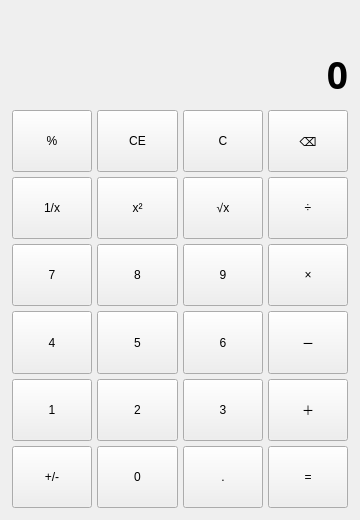
<?xml version="1.0" encoding="UTF-8"?>
<ui version="4.0">
 <class>MainWindow</class>
 <widget class="QMainWindow" name="MainWindow">
  <property name="geometry">
   <rect>
    <x>0</x>
    <y>0</y>
    <width>360</width>
    <height>520</height>
   </rect>
  </property>
  <property name="minimumSize">
   <size>
    <width>320</width>
    <height>460</height>
   </size>
  </property>
  <property name="windowTitle">
   <string>计算器-赖俊达2024414290312</string>
  </property>
  <widget class="QWidget" name="centralwidget">
   <layout class="QVBoxLayout" name="verticalLayoutMain">
    <property name="spacing">
     <number>6</number>
    </property>
    <property name="leftMargin">
     <number>12</number>
    </property>
    <property name="topMargin">
     <number>12</number>
    </property>
    <property name="rightMargin">
     <number>12</number>
    </property>
    <property name="bottomMargin">
     <number>12</number>
    </property>
    <item>
     <widget class="QLabel" name="labelExpression">
      <property name="minimumSize">
       <size>
        <width>0</width>
        <height>26</height>
       </size>
      </property>
      <property name="font">
       <font>
        <family>Microsoft YaHei</family>
        <pointsize>12</pointsize>
       </font>
      </property>
      <property name="alignment">
       <set>Qt::AlignRight|Qt::AlignTrailing|Qt::AlignVCenter</set>
      </property>
      <property name="text">
       <string/>
      </property>
     </widget>
    </item>
    <item>
     <widget class="QLabel" name="labelDisplay">
      <property name="minimumSize">
       <size>
        <width>0</width>
        <height>60</height>
       </size>
      </property>
      <property name="font">
       <font>
        <family>Microsoft YaHei</family>
        <pointsize>28</pointsize>
        <bold>true</bold>
       </font>
      </property>
      <property name="alignment">
       <set>Qt::AlignRight|Qt::AlignTrailing|Qt::AlignVCenter</set>
      </property>
      <property name="text">
       <string>0</string>
      </property>
     </widget>
    </item>
    <item>
     <layout class="QGridLayout" name="gridLayoutButtons">
      <property name="spacing">
       <number>5</number>
      </property>
      <!-- Row 0: %, CE, C, Backspace -->
      <item row="0" column="0">
       <widget class="QPushButton" name="btnPercent">
        <property name="sizePolicy">
         <sizepolicy hsizetype="Expanding" vsizetype="Expanding">
          <horstretch>0</horstretch>
          <verstretch>0</verstretch>
         </sizepolicy>
        </property>
        <property name="focusPolicy">
         <enum>Qt::NoFocus</enum>
        </property>
        <property name="text">
         <string>%</string>
        </property>
       </widget>
      </item>
      <item row="0" column="1">
       <widget class="QPushButton" name="btnCE">
        <property name="sizePolicy">
         <sizepolicy hsizetype="Expanding" vsizetype="Expanding">
          <horstretch>0</horstretch>
          <verstretch>0</verstretch>
         </sizepolicy>
        </property>
        <property name="focusPolicy">
         <enum>Qt::NoFocus</enum>
        </property>
        <property name="text">
         <string>CE</string>
        </property>
       </widget>
      </item>
      <item row="0" column="2">
       <widget class="QPushButton" name="btnC">
        <property name="sizePolicy">
         <sizepolicy hsizetype="Expanding" vsizetype="Expanding">
          <horstretch>0</horstretch>
          <verstretch>0</verstretch>
         </sizepolicy>
        </property>
        <property name="focusPolicy">
         <enum>Qt::NoFocus</enum>
        </property>
        <property name="text">
         <string>C</string>
        </property>
       </widget>
      </item>
      <item row="0" column="3">
       <widget class="QPushButton" name="btnBackspace">
        <property name="sizePolicy">
         <sizepolicy hsizetype="Expanding" vsizetype="Expanding">
          <horstretch>0</horstretch>
          <verstretch>0</verstretch>
         </sizepolicy>
        </property>
        <property name="focusPolicy">
         <enum>Qt::NoFocus</enum>
        </property>
        <property name="text">
         <string>⌫</string>
        </property>
       </widget>
      </item>

      <!-- Row 1: 1/x, x², √x, ÷ -->
      <item row="1" column="0">
       <widget class="QPushButton" name="btnReciprocal">
        <property name="sizePolicy">
         <sizepolicy hsizetype="Expanding" vsizetype="Expanding">
          <horstretch>0</horstretch>
          <verstretch>0</verstretch>
         </sizepolicy>
        </property>
        <property name="focusPolicy">
         <enum>Qt::NoFocus</enum>
        </property>
        <property name="text">
         <string>1/x</string>
        </property>
       </widget>
      </item>
      <item row="1" column="1">
       <widget class="QPushButton" name="btnSquare">
        <property name="sizePolicy">
         <sizepolicy hsizetype="Expanding" vsizetype="Expanding">
          <horstretch>0</horstretch>
          <verstretch>0</verstretch>
         </sizepolicy>
        </property>
        <property name="focusPolicy">
         <enum>Qt::NoFocus</enum>
        </property>
        <property name="text">
         <string>x²</string>
        </property>
       </widget>
      </item>
      <item row="1" column="2">
       <widget class="QPushButton" name="btnSqrt">
        <property name="sizePolicy">
         <sizepolicy hsizetype="Expanding" vsizetype="Expanding">
          <horstretch>0</horstretch>
          <verstretch>0</verstretch>
         </sizepolicy>
        </property>
        <property name="focusPolicy">
         <enum>Qt::NoFocus</enum>
        </property>
        <property name="text">
         <string>√x</string>
        </property>
       </widget>
      </item>
      <item row="1" column="3">
       <widget class="QPushButton" name="btnDiv">
        <property name="sizePolicy">
         <sizepolicy hsizetype="Expanding" vsizetype="Expanding">
          <horstretch>0</horstretch>
          <verstretch>0</verstretch>
         </sizepolicy>
        </property>
        <property name="focusPolicy">
         <enum>Qt::NoFocus</enum>
        </property>
        <property name="text">
         <string>÷</string>
        </property>
       </widget>
      </item>

      <!-- Row 2: 7, 8, 9, × -->
      <item row="2" column="0">
       <widget class="QPushButton" name="btn7">
        <property name="sizePolicy">
         <sizepolicy hsizetype="Expanding" vsizetype="Expanding">
          <horstretch>0</horstretch>
          <verstretch>0</verstretch>
         </sizepolicy>
        </property>
        <property name="focusPolicy">
         <enum>Qt::NoFocus</enum>
        </property>
        <property name="text">
         <string>7</string>
        </property>
       </widget>
      </item>
      <item row="2" column="1">
       <widget class="QPushButton" name="btn8">
        <property name="sizePolicy">
         <sizepolicy hsizetype="Expanding" vsizetype="Expanding">
          <horstretch>0</horstretch>
          <verstretch>0</verstretch>
         </sizepolicy>
        </property>
        <property name="focusPolicy">
         <enum>Qt::NoFocus</enum>
        </property>
        <property name="text">
         <string>8</string>
        </property>
       </widget>
      </item>
      <item row="2" column="2">
       <widget class="QPushButton" name="btn9">
        <property name="sizePolicy">
         <sizepolicy hsizetype="Expanding" vsizetype="Expanding">
          <horstretch>0</horstretch>
          <verstretch>0</verstretch>
         </sizepolicy>
        </property>
        <property name="focusPolicy">
         <enum>Qt::NoFocus</enum>
        </property>
        <property name="text">
         <string>9</string>
        </property>
       </widget>
      </item>
      <item row="2" column="3">
       <widget class="QPushButton" name="btnMul">
        <property name="sizePolicy">
         <sizepolicy hsizetype="Expanding" vsizetype="Expanding">
          <horstretch>0</horstretch>
          <verstretch>0</verstretch>
         </sizepolicy>
        </property>
        <property name="focusPolicy">
         <enum>Qt::NoFocus</enum>
        </property>
        <property name="text">
         <string>×</string>
        </property>
       </widget>
      </item>

      <!-- Row 3: 4, 5, 6, - -->
      <item row="3" column="0">
       <widget class="QPushButton" name="btn4">
        <property name="sizePolicy">
         <sizepolicy hsizetype="Expanding" vsizetype="Expanding">
          <horstretch>0</horstretch>
          <verstretch>0</verstretch>
         </sizepolicy>
        </property>
        <property name="focusPolicy">
         <enum>Qt::NoFocus</enum>
        </property>
        <property name="text">
         <string>4</string>
        </property>
       </widget>
      </item>
      <item row="3" column="1">
       <widget class="QPushButton" name="btn5">
        <property name="sizePolicy">
         <sizepolicy hsizetype="Expanding" vsizetype="Expanding">
          <horstretch>0</horstretch>
          <verstretch>0</verstretch>
         </sizepolicy>
        </property>
        <property name="focusPolicy">
         <enum>Qt::NoFocus</enum>
        </property>
        <property name="text">
         <string>5</string>
        </property>
       </widget>
      </item>
      <item row="3" column="2">
       <widget class="QPushButton" name="btn6">
        <property name="sizePolicy">
         <sizepolicy hsizetype="Expanding" vsizetype="Expanding">
          <horstretch>0</horstretch>
          <verstretch>0</verstretch>
         </sizepolicy>
        </property>
        <property name="focusPolicy">
         <enum>Qt::NoFocus</enum>
        </property>
        <property name="text">
         <string>6</string>
        </property>
       </widget>
      </item>
      <item row="3" column="3">
       <widget class="QPushButton" name="btnSub">
        <property name="sizePolicy">
         <sizepolicy hsizetype="Expanding" vsizetype="Expanding">
          <horstretch>0</horstretch>
          <verstretch>0</verstretch>
         </sizepolicy>
        </property>
        <property name="focusPolicy">
         <enum>Qt::NoFocus</enum>
        </property>
        <property name="text">
         <string>－</string>
        </property>
       </widget>
      </item>

      <!-- Row 4: 1, 2, 3, + -->
      <item row="4" column="0">
       <widget class="QPushButton" name="btn1">
        <property name="sizePolicy">
         <sizepolicy hsizetype="Expanding" vsizetype="Expanding">
          <horstretch>0</horstretch>
          <verstretch>0</verstretch>
         </sizepolicy>
        </property>
        <property name="focusPolicy">
         <enum>Qt::NoFocus</enum>
        </property>
        <property name="text">
         <string>1</string>
        </property>
       </widget>
      </item>
      <item row="4" column="1">
       <widget class="QPushButton" name="btn2">
        <property name="sizePolicy">
         <sizepolicy hsizetype="Expanding" vsizetype="Expanding">
          <horstretch>0</horstretch>
          <verstretch>0</verstretch>
         </sizepolicy>
        </property>
        <property name="focusPolicy">
         <enum>Qt::NoFocus</enum>
        </property>
        <property name="text">
         <string>2</string>
        </property>
       </widget>
      </item>
      <item row="4" column="2">
       <widget class="QPushButton" name="btn3">
        <property name="sizePolicy">
         <sizepolicy hsizetype="Expanding" vsizetype="Expanding">
          <horstretch>0</horstretch>
          <verstretch>0</verstretch>
         </sizepolicy>
        </property>
        <property name="focusPolicy">
         <enum>Qt::NoFocus</enum>
        </property>
        <property name="text">
         <string>3</string>
        </property>
       </widget>
      </item>
      <item row="4" column="3">
       <widget class="QPushButton" name="btnAdd">
        <property name="sizePolicy">
         <sizepolicy hsizetype="Expanding" vsizetype="Expanding">
          <horstretch>0</horstretch>
          <verstretch>0</verstretch>
         </sizepolicy>
        </property>
        <property name="focusPolicy">
         <enum>Qt::NoFocus</enum>
        </property>
        <property name="text">
         <string>＋</string>
        </property>
       </widget>
      </item>

      <!-- Row 5: +/-, 0, ., = -->
      <item row="5" column="0">
       <widget class="QPushButton" name="btnSign">
        <property name="sizePolicy">
         <sizepolicy hsizetype="Expanding" vsizetype="Expanding">
          <horstretch>0</horstretch>
          <verstretch>0</verstretch>
         </sizepolicy>
        </property>
        <property name="focusPolicy">
         <enum>Qt::NoFocus</enum>
        </property>
        <property name="text">
         <string>+/-</string>
        </property>
       </widget>
      </item>
      <item row="5" column="1">
       <widget class="QPushButton" name="btn0">
        <property name="sizePolicy">
         <sizepolicy hsizetype="Expanding" vsizetype="Expanding">
          <horstretch>0</horstretch>
          <verstretch>0</verstretch>
         </sizepolicy>
        </property>
        <property name="focusPolicy">
         <enum>Qt::NoFocus</enum>
        </property>
        <property name="text">
         <string>0</string>
        </property>
       </widget>
      </item>
      <item row="5" column="2">
       <widget class="QPushButton" name="btnDot">
        <property name="sizePolicy">
         <sizepolicy hsizetype="Expanding" vsizetype="Expanding">
          <horstretch>0</horstretch>
          <verstretch>0</verstretch>
         </sizepolicy>
        </property>
        <property name="focusPolicy">
         <enum>Qt::NoFocus</enum>
        </property>
        <property name="text">
         <string>.</string>
        </property>
       </widget>
      </item>
      <item row="5" column="3">
       <widget class="QPushButton" name="btnEqual">
        <property name="sizePolicy">
         <sizepolicy hsizetype="Expanding" vsizetype="Expanding">
          <horstretch>0</horstretch>
          <verstretch>0</verstretch>
         </sizepolicy>
        </property>
        <property name="focusPolicy">
         <enum>Qt::NoFocus</enum>
        </property>
        <property name="text">
         <string>=</string>
        </property>
       </widget>
      </item>
     </layout>
    </item>
   </layout>
  </widget>
 </widget>
 <resources/>
 <connections/>
</ui>
